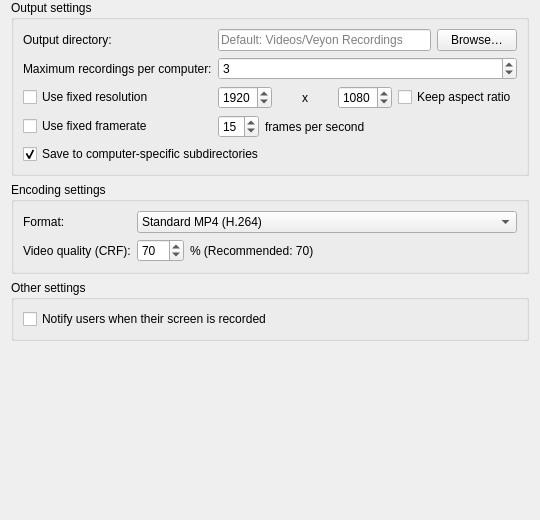
<?xml version="1.0" encoding="UTF-8"?>
<ui version="4.0">
 <class>ScreenRecorderConfigurationPage</class>
 <widget class="QWidget" name="ScreenRecorderConfigurationPage">
  <property name="geometry">
   <rect>
    <x>0</x>
    <y>0</y>
    <width>540</width>
    <height>520</height>
   </rect>
  </property>
  <property name="windowTitle">
   <string>Screen recorder</string>
  </property>
  <layout class="QVBoxLayout" name="verticalLayout">
   <property name="topMargin">
    <number>0</number>
   </property>
   <property name="bottomMargin">
    <number>0</number>
   </property>
   <item>
    <widget class="QGroupBox" name="outputSettingsGroupBox">
     <property name="title">
      <string>Output settings</string>
     </property>
     <layout class="QGridLayout" name="gridLayout_output">
      <item row="0" column="0">
       <widget class="QLabel" name="label_outputDirectory">
        <property name="text">
         <string>Output directory:</string>
        </property>
       </widget>
      </item>
      <item row="0" column="1">
       <layout class="QHBoxLayout" name="outputDirLayout">
        <item>
         <widget class="QLineEdit" name="outputDirectory">
          <property name="placeholderText">
           <string>Default: Videos/Veyon Recordings</string>
          </property>
         </widget>
        </item>
        <item>
         <widget class="QPushButton" name="browseButton">
          <property name="text">
           <string>Browse…</string>
          </property>
         </widget>
        </item>
       </layout>
      </item>
      <item row="1" column="0">
       <widget class="QLabel" name="label_maxRecordingsPerComputer">
        <property name="text">
         <string>Maximum recordings per computer:</string>
        </property>
       </widget>
      </item>
      <item row="1" column="1">
       <widget class="QSpinBox" name="maxRecordingsPerComputer">
        <property name="specialValueText">
         <string>Unlimited</string>
        </property>
        <property name="minimum">
         <number>0</number>
        </property>
        <property name="maximum">
         <number>999</number>
        </property>
        <property name="value">
         <number>3</number>
        </property>
       </widget>
      </item>
      <item row="2" column="0">
       <widget class="QCheckBox" name="useFixedResolution">
        <property name="text">
         <string>Use fixed resolution</string>
        </property>
       </widget>
      </item>
      <item row="2" column="1">
       <layout class="QHBoxLayout" name="resolutionLayout">
        <item>
         <widget class="QSpinBox" name="resolutionWidth">
          <property name="minimum">
           <number>320</number>
          </property>
          <property name="maximum">
           <number>7680</number>
          </property>
          <property name="singleStep">
           <number>80</number>
          </property>
          <property name="value">
           <number>1920</number>
          </property>
         </widget>
        </item>
        <item>
         <widget class="QLabel" name="label_x">
          <property name="text">
           <string>x</string>
          </property>
          <property name="alignment">
           <set>Qt::AlignCenter</set>
          </property>
         </widget>
        </item>
        <item>
         <widget class="QSpinBox" name="resolutionHeight">
          <property name="minimum">
           <number>240</number>
          </property>
          <property name="maximum">
           <number>4320</number>
          </property>
          <property name="singleStep">
           <number>60</number>
          </property>
          <property name="value">
           <number>1080</number>
          </property>
         </widget>
        </item>
        <item>
         <widget class="QCheckBox" name="keepAspectRatio">
          <property name="text">
           <string>Keep aspect ratio</string>
          </property>
         </widget>
        </item>
       </layout>
      </item>
      <item row="3" column="0">
       <widget class="QCheckBox" name="useFixedFramerate">
        <property name="text">
         <string>Use fixed framerate</string>
        </property>
       </widget>
      </item>
      <item row="3" column="1">
       <layout class="QHBoxLayout" name="framerateLayout">
        <item>
         <widget class="QSpinBox" name="framesPerSecond">
          <property name="minimum">
           <number>1</number>
          </property>
          <property name="maximum">
           <number>60</number>
          </property>
          <property name="value">
           <number>15</number>
          </property>
         </widget>
        </item>
        <item>
         <widget class="QLabel" name="label_fps">
          <property name="text">
           <string>frames per second</string>
          </property>
         </widget>
        </item>
        <item>
         <spacer name="framerateSpacer">
          <property name="orientation">
           <enum>Qt::Horizontal</enum>
          </property>
          <property name="sizeHint" stdset="0">
           <size>
            <width>40</width>
            <height>20</height>
           </size>
          </property>
         </spacer>
        </item>
       </layout>
      </item>
      <item row="4" column="0" colspan="2">
       <widget class="QCheckBox" name="saveToComputerSubdirectories">
        <property name="visible">
         <bool>false</bool>
        </property>
        <property name="checked">
         <bool>true</bool>
        </property>
        <property name="text">
         <string>Save to computer-specific subdirectories</string>
        </property>
       </widget>
      </item>
     </layout>
    </widget>
   </item>
   <item>
    <widget class="QGroupBox" name="encodingSettingsGroupBox">
     <property name="title">
      <string>Encoding settings</string>
     </property>
     <layout class="QGridLayout" name="gridLayout_encoding">
      <item row="0" column="0">
       <widget class="QLabel" name="label_format">
        <property name="text">
         <string>Format:</string>
        </property>
       </widget>
      </item>
      <item row="0" column="1">
       <widget class="QComboBox" name="format">
        <item>
         <property name="text">
          <string>Standard MP4 (H.264)</string>
         </property>
        </item>
        <item>
         <property name="text">
          <string>High Efficiency MP4 (H.265 / HEVC)</string>
         </property>
        </item>
       </widget>
      </item>
      <item row="1" column="0">
        <widget class="QLabel" name="label_quality">
         <property name="text">
          <string>Video quality (CRF):</string>
         </property>
        </widget>
       </item>
       <item row="1" column="1">
        <layout class="QHBoxLayout" name="qualityLayout">
         <item>
          <widget class="QSpinBox" name="quality">
           <property name="minimum">
            <number>1</number>
           </property>
           <property name="maximum">
            <number>100</number>
           </property>
           <property name="singleStep">
            <number>5</number>
           </property>
           <property name="value">
            <number>70</number>
           </property>
          </widget>
         </item>
         <item>
          <widget class="QLabel" name="label_quality_suffix">
           <property name="text">
            <string>% (Recommended: 70)</string>
           </property>
          </widget>
         </item>
         <item>
          <spacer name="qualitySpacer">
           <property name="orientation">
            <enum>Qt::Horizontal</enum>
           </property>
           <property name="sizeHint" stdset="0">
            <size>
             <width>40</width>
             <height>20</height>
            </size>
           </property>
          </spacer>
         </item>
        </layout>
       </item>
     </layout>
    </widget>
   </item>
   <item>
    <widget class="QGroupBox" name="otherSettingsGroupBox">
     <property name="title">
      <string>Other settings</string>
     </property>
     <layout class="QVBoxLayout" name="verticalLayout_other">
      <item>
       <widget class="QCheckBox" name="notifyUsers">
        <property name="text">
         <string>Notify users when their screen is recorded</string>
        </property>
       </widget>
      </item>
     </layout>
    </widget>
   </item>
   <item>
    <spacer name="verticalSpacer">
     <property name="orientation">
      <enum>Qt::Vertical</enum>
     </property>
     <property name="sizeHint" stdset="0">
      <size>
       <width>20</width>
       <height>40</height>
      </size>
     </property>
    </spacer>
   </item>
  </layout>
 </widget>
 <resources/>
 <connections/>
</ui>
